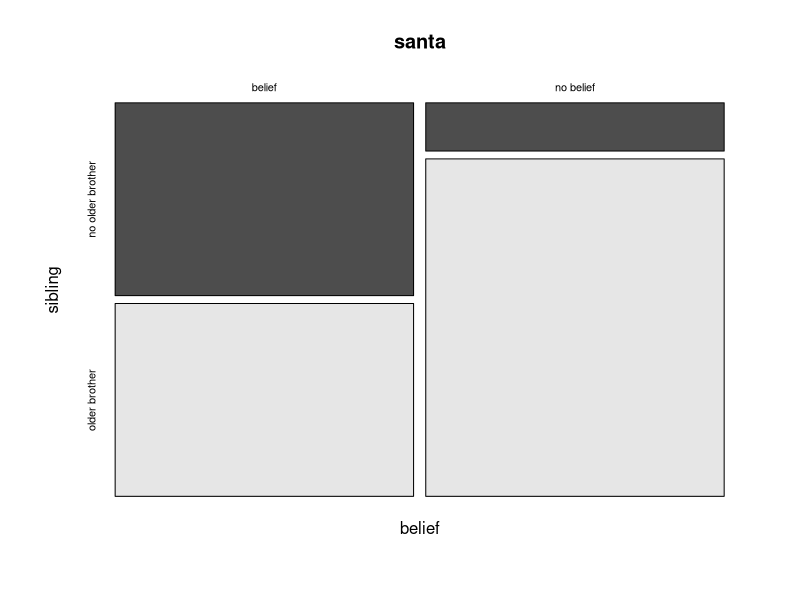

Here is the R script that generated this plot:
santa <- data.frame(
    belief = c(
        "no belief", "no belief", "no belief", "no belief",
        "belief", "belief", "belief", "belief",
        "belief", "belief", "no belief", "no belief",
        "belief", "belief", "no belief", "no belief"
    ),
    sibling = c(
        "older brother", "older brother", "older brother", "older brother",
        "no older brother", "no older brother", "no older brother", "older brother",
        "older brother", "older brother", "older brother", "older brother",
        "no older brother", "older brother", "older brother", "no older brother"
    )
)

mosaicplot(~belief + sibling, data = santa, color = TRUE)
